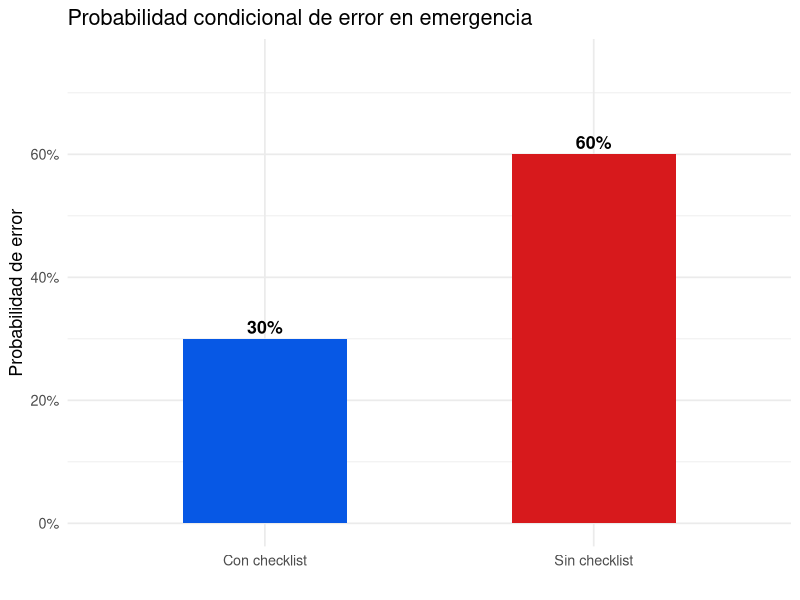
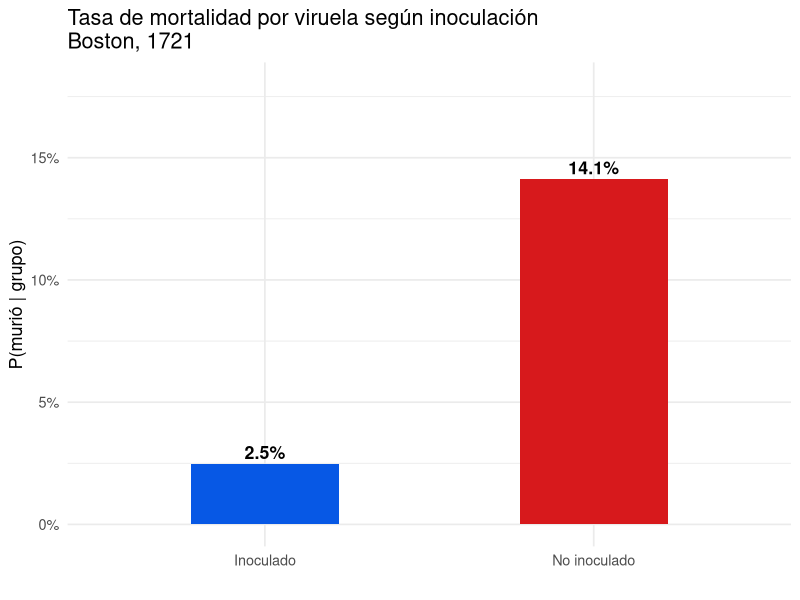
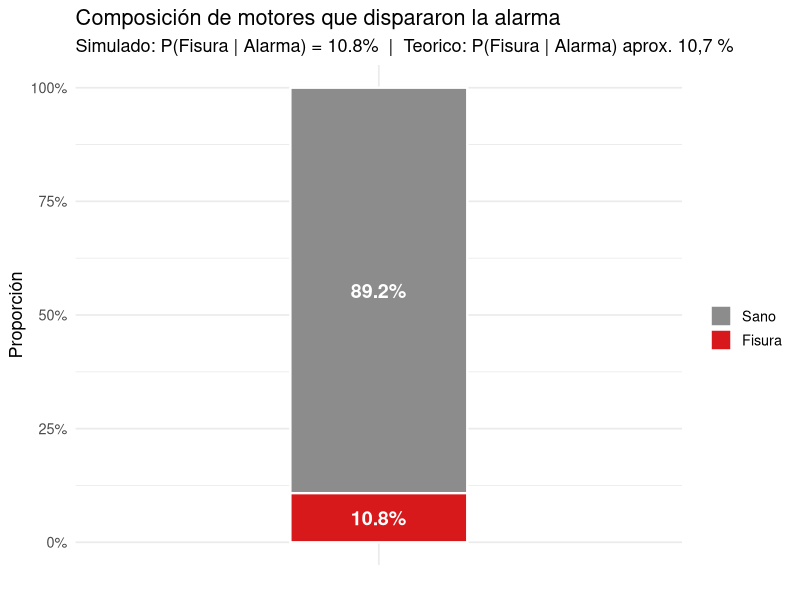

The R source for these figures, in order:
## ---- chunk 1
#| label: setup
#| include: false
library(ggplot2)
library(dplyr)
library(tidyr)
library(scales)
library(knitr)
## ---- chunk 2
#| label: tbl-checklist
#| tbl-cap: "Tabla de contingencia: uso de checklist electrónico vs. ocurrencia de errores en simulacros de emergencia (n = 320)."

# Construimos el data frame en formato largo y ensanchamos
checklist_largo <- data.frame(
  uso    = rep(c("Sí", "No"), each = 2),
  error  = rep(c("Sin error", "Con error"), 2),
  conteo = c(112, 48, 64, 96)
)

checklist_wide <- checklist_largo |>
  pivot_wider(names_from = error, values_from = conteo) |>
  mutate(Total = `Sin error` + `Con error`)

# Fila de totales
fila_total <- data.frame(
  uso         = "Total",
  `Sin error` = sum(checklist_wide$`Sin error`),
  `Con error` = sum(checklist_wide$`Con error`),
  Total       = sum(checklist_wide$Total),
  check.names = FALSE
)

checklist_final <- rbind(checklist_wide, fila_total)

kable(
  checklist_final,
  align    = "cccc",
  booktabs = TRUE,
  col.names = c("Checklist", "Sin error", "Con error", "Total")
)
## ---- chunk 3
#| label: fig-cond-barras
#| fig-cap: "Probabilidad de error condicionada al uso de checklist. La barra azul representa $P(\\text{con error} \\mid \\text{checklist}) = 0{,}30$ y la roja $P(\\text{con error} \\mid \\text{no checklist}) = 0{,}60$."
#| echo: true

cond_df <- data.frame(
  checklist  = c("Con checklist", "Sin checklist"),
  prob_error = c(48 / 160, 96 / 160)   # 0.30 y 0.60
)

ggplot(cond_df, aes(x = checklist, y = prob_error, fill = checklist)) +
  geom_col(width = 0.5) +
  geom_text(aes(label = percent(prob_error, accuracy = 1)),
            vjust = -0.4, size = 4.5, fontface = "bold") +
  scale_fill_manual(values = c("#0758E5", "#D7191C")) +
  scale_y_continuous(labels = percent_format(accuracy = 1),
                     limits = c(0, 0.75)) +
  labs(
    x     = "",
    y     = "Probabilidad de error",
    title = "Probabilidad condicional de error en emergencia"
  ) +
  theme_minimal(base_size = 13) +
  theme(legend.position = "none")
## ---- chunk 4
#| label: tbl-smallpox
#| tbl-cap: "Tabla de contingencia: inoculación y resultado en el brote de viruela de Boston, 1721 (n = 6.224)."

smallpox <- data.frame(
  Inoculado = c("Sí", "No", "Total"),
  Vivio     = c(238,  5136, 5374),
  Murio     = c(6,    844,  850),
  Total     = c(244,  5980, 6224)
)

kable(
  smallpox,
  align    = "cccc",
  booktabs = TRUE,
  col.names = c("Inoculado", "Vivió", "Murió", "Total")
)
## ---- chunk 5
#| label: fig-barras-smallpox
#| fig-cap: "Tasa de mortalidad condicional al estado de inoculación. La diferencia entre ambas barras ilustra la asociación observacional entre inoculación y supervivencia."

smpx_df <- data.frame(
  grupo      = c("Inoculado", "No inoculado"),
  mortalidad = c(6 / 244, 844 / 5980)
)

ggplot(smpx_df, aes(x = grupo, y = mortalidad, fill = grupo)) +
  geom_col(width = 0.45) +
  geom_text(aes(label = percent(mortalidad, accuracy = 0.1)),
            vjust = -0.4, size = 4.5, fontface = "bold") +
  scale_fill_manual(values = c("#0758E5", "#D7191C")) +
  scale_y_continuous(labels = percent_format(accuracy = 1),
                     limits = c(0, 0.18)) +
  labs(
    x     = "",
    y     = "P(murió | grupo)",
    title = "Tasa de mortalidad por viruela según inoculación\nBoston, 1721"
  ) +
  theme_minimal(base_size = 13) +
  theme(legend.position = "none")
## ---- chunk 6
#| label: fig-bayes-sim
#| fig-cap: "Simulación del proceso de detección de fisura ($n = 50.000$ motores). La barra muestra la composición de los motores que activaron la alarma: en rojo los que tienen fisura (verdaderos positivos) y en gris los sanos (falsos positivos). La proporción roja estima $P(\\text{fisura} \\mid \\text{alarma})$."
#| echo: true

set.seed(314)
n <- 50000

# 1. Generamos el estado del motor: 1 = fisura (1%), 0 = sano (99%)
motor <- rbinom(n, size = 1, prob = 0.01)

# 2. Determinamos si la alarma suena:
#    - Si hay fisura: P(alarma) = 0.95 (sensibilidad)
#    - Si está sano:  P(alarma) = 0.08 (tasa de falsos positivos)
prob_alarma <- ifelse(motor == 1, 0.95, 0.08)
alarma      <- rbinom(n, size = 1, prob = prob_alarma)

# 3. Ensamblamos el data frame con etiquetas legibles
df_motor <- data.frame(
  fisura = factor(motor, levels = c(0, 1), labels = c("Sano", "Fisura")),
  alarma = factor(alarma, levels = c(0, 1), labels = c("No", "Alarma"))
)

# 4. Estimamos P(fisura | alarma) a partir de la simulación
tab <- table(df_motor)
P_sim <- tab["Fisura", "Alarma"] / sum(tab[, "Alarma"])

# 5. Preparamos el subconjunto de motores con alarma para visualizar
df_alarma <- df_motor |>
  filter(alarma == "Alarma") |>
  count(fisura) |>
  mutate(prop = n / sum(n))

ggplot(df_alarma, aes(x = "Alarma", y = prop, fill = fisura)) +
  geom_col(width = 0.35, color = "white", linewidth = 0.8) +
  geom_text(
    aes(label = percent(prop, accuracy = 0.1)),
    position = position_stack(vjust = 0.5),
    size = 5, color = "white", fontface = "bold"
  ) +
  scale_fill_manual(values = c("Fisura" = "#D7191C", "Sano" = "gray55")) +
  scale_y_continuous(labels = percent_format()) +
  labs(
    x     = "",
    y     = "Proporción",
    fill  = "",
    title = "Composición de motores que dispararon la alarma",
    subtitle = paste0(
      "Simulado: P(Fisura | Alarma) = ", percent(P_sim, accuracy = 0.1),
      "  |  Teorico: P(Fisura | Alarma) aprox. 10,7 %"
    )
  ) +
  theme_minimal(base_size = 13) +
  theme(axis.text.x = element_blank())
